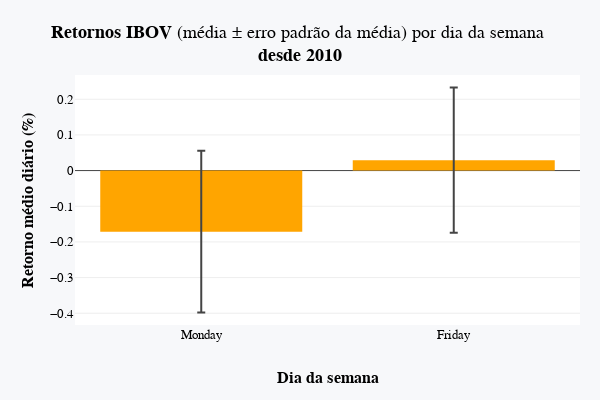

The cell this chart's notebook holds for it:
### Code cell
fig = go.Figure()

fig.add_trace(go.Bar(name='Retornos', x=dados_desde_2010.index, y=dados_desde_2010.Media_retornos,
                     error_y=dict(type='data', array=dados_desde_2010.SEM_retornos),
                     marker_color='orange', orientation='v'))

fig.update_layout(title_text='<b>Retornos IBOV</b> (média \xB1 erro padrão da média) por dia da semana <br><b>desde 2010', xaxis_title= '<b>Dia da semana',
                  yaxis_title= '<b>Retorno médio diário (%)', template="none", margin=dict(l=75, r=20, t=75, b=75),
                  paper_bgcolor="#f7f8fa", font=dict(family="Arial", size=13, color="black"), width=600, height=400)

fig.show()

### Figure 1 — Plotly figure (JSON) as saved in the notebook; plotly's stock layout.template omitted (floating-point values rounded to 4 significant figures)
{"data": [{"error_y": {"array": [0.2267, 0.2037], "type": "data"}, "marker": {"color": "orange"}, "name": "Retornos", "orientation": "v", "type": "bar", "x": ["Monday", "Friday"], "y": [-0.1713, 0.02925]}], "layout": {"font": {"color": "black", "family": "Arial", "size": 13}, "height": 400, "margin": {"b": 75, "l": 75, "r": 20, "t": 75}, "paper_bgcolor": "#f7f8fa", "title": {"text": "<b>Retornos IBOV</b> (média ± erro padrão da média) por dia da semana <br><b>desde 2010"}, "width": 600, "xaxis": {"title": {"text": "<b>Dia da semana"}}, "yaxis": {"title": {"text": "<b>Retorno médio diário (%)"}}}}
